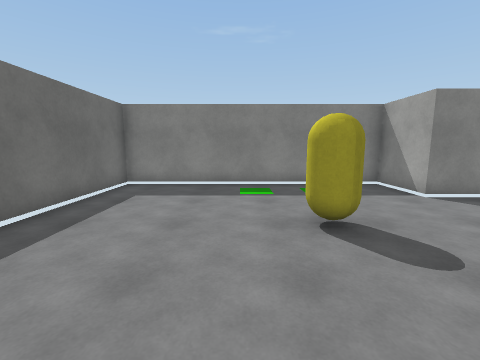
view 1 (above)

16 first-person views from a walk through a Unity game level. The camera is 1.5 m above the floor, tilts 8° down and sees 90° across. Doors are open. The floor is counted in squares, 1 m on a side. Each view is taken from the middle of a square. On the plan, view 1 faces up. The plan holds only what a view shows up to about 13 squares ahead; the rest is blank. The place goes on beyond the plan. Surface patterns are stand-ins for the level's own textures.

view 2
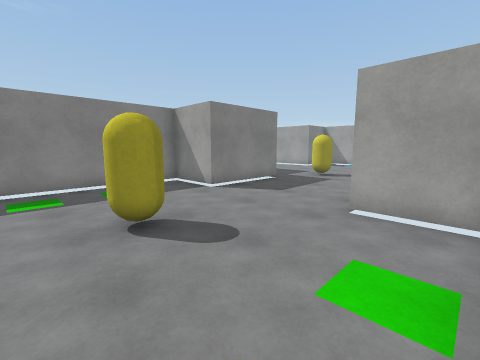

view 3
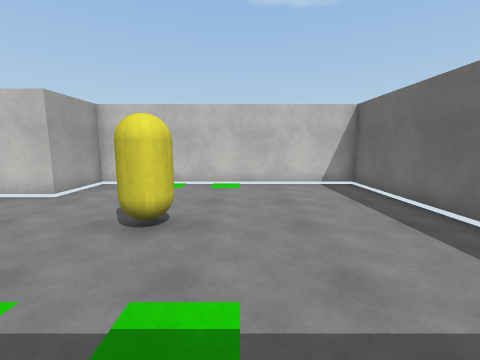

view 4
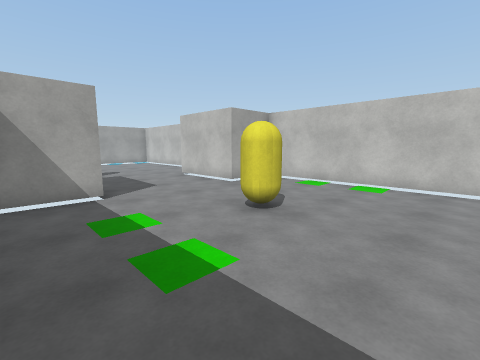

view 5
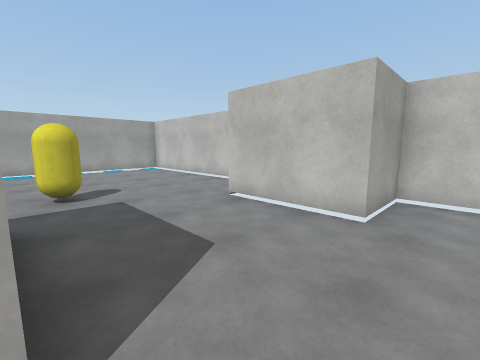

view 6
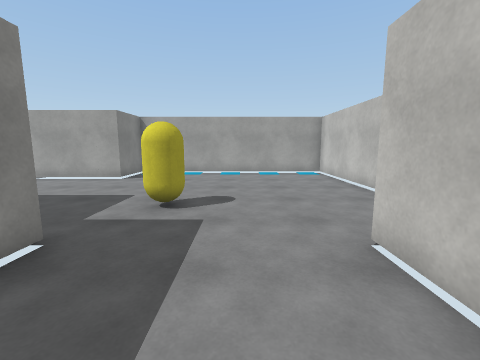

view 7
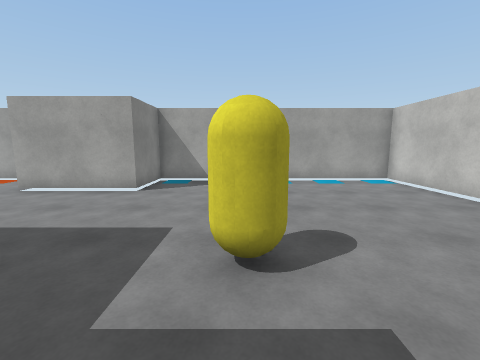

view 8
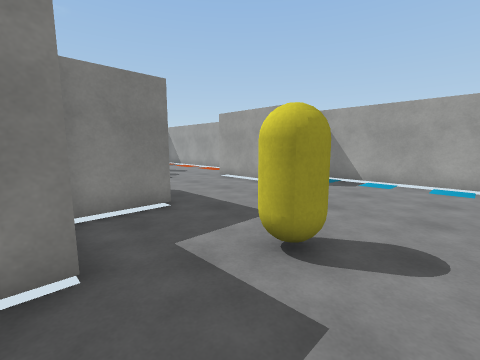

view 9
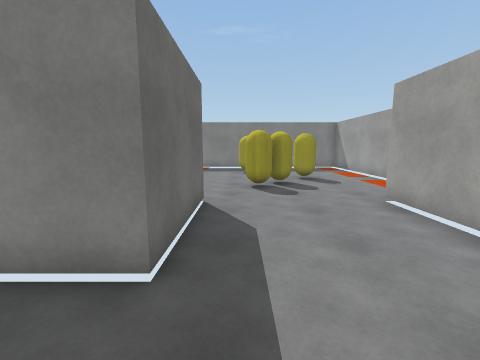

view 10
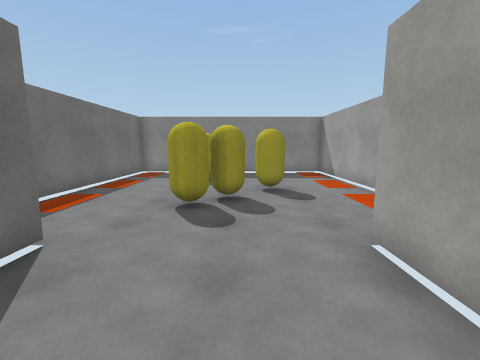

view 11
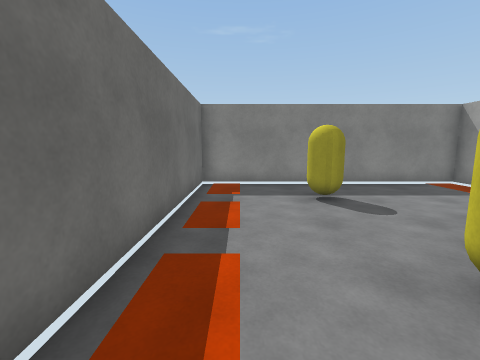

view 12
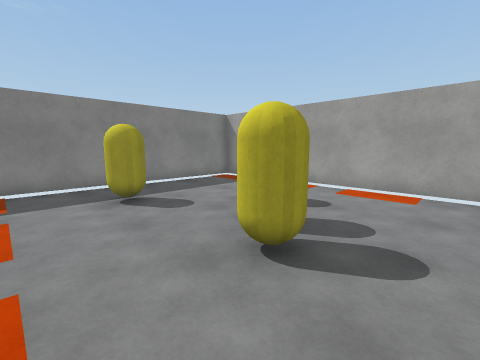

view 13
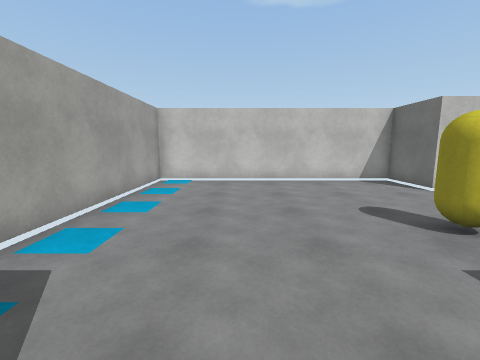

view 14
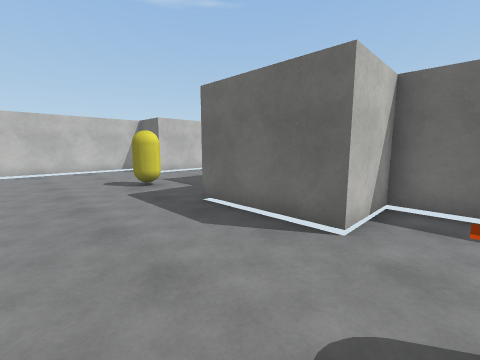

view 15
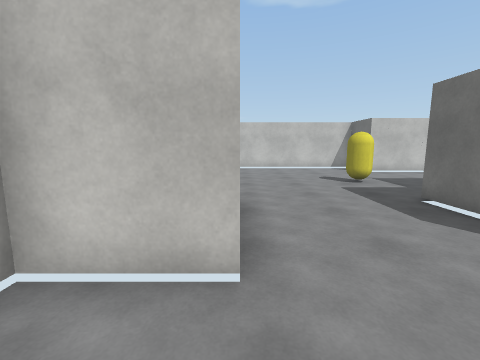

view 16
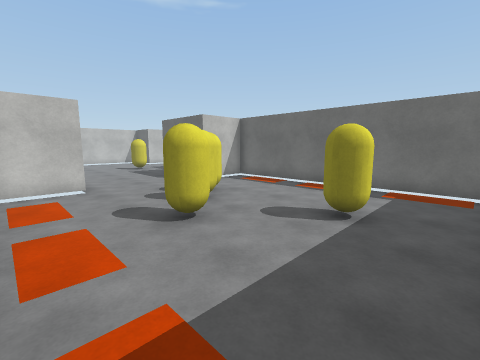

### Floor plan
Key: @ floor where view 1 was taken; # wall or solid block; . floor; D open door; B block; C yellow capsule.
Columns run from 5 left of view 1 to 20 right of it. Each row starts with its distance up from view 1.
 24               ############
 23               #..........#
 22               #..........#
 21               #...CC.....#
 20               #..........#
 19               #......C...#
 18               #......C...#
 17               #....CC....#
 16               #...CC.....#
 15               #..........#
 14               #..........#
 13               ####....####
 12                 BBDDDDBB
 11                 BBDDDDBB
 10 ############   ###....####
  9 #..........BB B..........#
  8 #..........BBBB..........#
  7 #..........BBBB..........#
  6 #...........DD...C.......#
  5 #......C....DD...........#
  4 #......C....DD...........#
  3 #...........DD...........#
  2 #..........BBBB..........#
  1 #..........BBBB..........#
  0 #....@.....BB B..........#
 -1 ############  ############

Where each view was taken, in squares from view 1:
view 1: 0 up, 0 right, facing up
view 2: 0 up, 0 right, facing up-right
view 3: 9 up, 0 right, facing down
view 4: 9 up, 2 left, facing down-right
view 5: 7 up, 4 right, facing down-right
view 6: 4 up, 6 right, facing right
view 7: 6 up, 9 right, facing right
view 8: 4 up, 9 right, facing up-right
view 9: 7 up, 13 right, facing up
view 10: 10 up, 15 right, facing up
view 11: 14 up, 11 right, facing up
view 12: 14 up, 11 right, facing up-right
view 13: 10 up, 16 right, facing down
view 14: 15 up, 16 right, facing down-left
view 15: 16 up, 17 right, facing down
view 16: 23 up, 19 right, facing down-left
